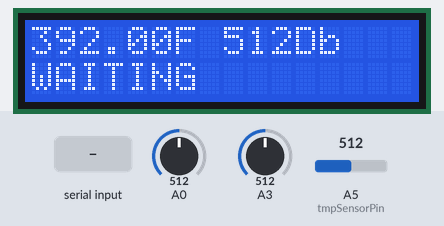
Recording of a sketch running on a simulated Arduino Uno, built with avr-gcc and run on an emulated ATmega328P. Shown: 16×2 character LCD. Inputs (shaded band) come from the test bench; at power-on: A0 = 512, A5 (tmpSensorPin) = 512, A3 = 512. What the sketch prints to the serial monitor is not drawn.

Above: at 1.8 s.
1.9 s: "1" received over Serial
At 5.9 s:
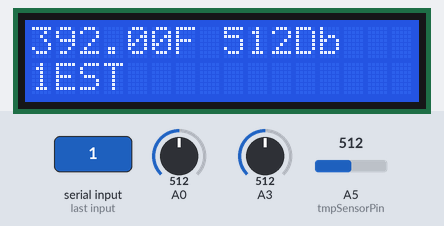
6.2 s: A0 set to 716
At 7.5 s:
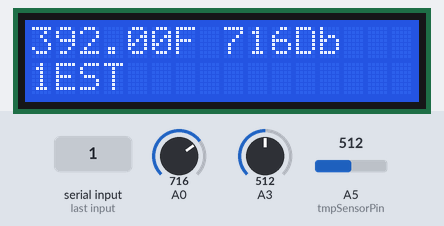
8.6 s: A5 (tmpSensorPin) set to 716
At 12.0 s:
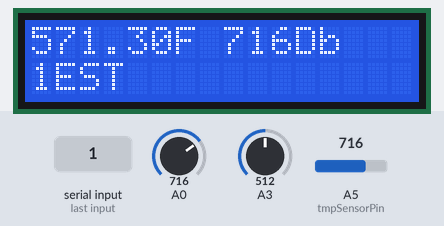
12.3 s: "0" received over Serial
At 16.1 s:
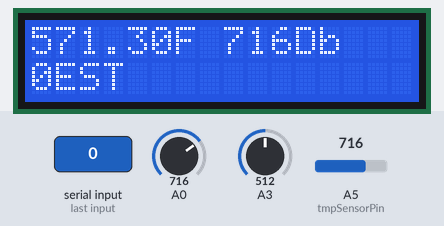
16.8 s: A0 set to 900
At 18.6 s:
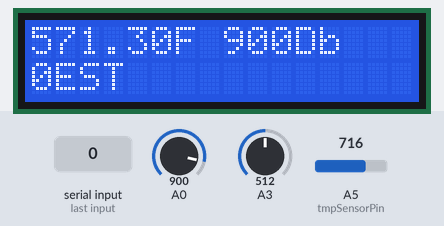
19.5 s: A5 (tmpSensorPin) set to 900
At 23.1 s:
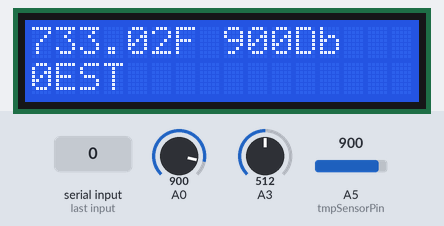
Timing chart, 0 to 24.1 s (numbered marks = the images above; inputs shaded):
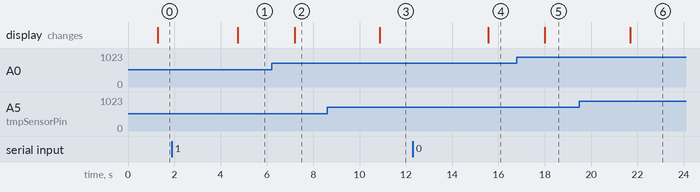

Measured:
- after the input at 1.9 s, the display: changes after 2.8 s (image 1)
- after the input at 6.2 s, the display: changes after 1.0 s (image 2)
- after the input at 8.6 s, the display: changes after 2.3 s (image 3)
- after the input at 12.3 s, the display: changes after 3.3 s (image 4)
- after the input at 16.8 s, the display: changes after 1.2 s (image 5)
- after the input at 19.5 s, the display: changes after 2.2 s (image 6)

The sketch:

AppartmentSensor.ino
```cpp
// include the library code:
#include <LiquidCrystal.h>

// initialize the library by associating any needed LCD interface pin
// with the arduino pin number it is connected to
const int rs = 12, en = 11, d4 = 5, d5 = 4, d6 = 3, d7 = 2;
LiquidCrystal lcd(rs, en, d4, d5, d6, d7);
//TMP36 Pin Variables
const int tmpSensorPin = A5; //the analog pin the TMP36's Vout (sense) pin is connected to
//the resolution is 10 mV / degree centigrade with a
//500 mV offset to allow for negative temperatures
const int micSensor = A0; //Mic is on pin 0
const int knockSensor = A3; // the piezo is connected to analog pin 0

const byte numChars = 16;
char receivedChars[numChars];
char nullBuffer[numChars] = "TEST";
String readIn = "WAITING";
boolean newData = false;
int micRet[2] = {0,0};

int knockReading = 0;
int micReading = 0;
String top = "WAITING";
String bottom = "WAITING";
String tmpMessage = "WAITING";
String seisMessage = "WAITING";
String sendInfo = "WAITING";
/*
  setup() - this function runs once when you turn your Arduino on
  We initialize the serial connection with the computer
*/
void setup() {
  lcd.begin(16, 2);
  Serial.begin(9600);  //Start the serial connection with the computer
  //to view the result open the serial monitor
}

void loop() {
  bottom = readIn;
  tmpMessage = String(ReadTempF(tmpSensorPin)) + "F";
  micRet[0] = 0;
  micRet[1] = 0;
  seismographAndAudio(knockSensor, micSensor, 1000, micRet);
  seisMessage = String(micRet[1]) + "Db";
  top = tmpMessage + " " + seisMessage;
  if (Serial.available() > 0) {
    Serial.readBytes(nullBuffer, numChars);
    String str(nullBuffer);
    readIn = str.substring(0,15);
  }
  sendInfo = top + " " + String(micRet[0]) + "Hz";
  Serial.println(sendInfo);
  lcd.clear();
  printLineOne(top);
  printLineTwo(bottom);

}

void seismographAndAudio(int knock, int mic, int delayTime, int *data) {
  for (int i = 0; i <= delayTime; i++) {
    knockReading = analogRead(knock);
    micReading = analogRead(mic);
    if (knockReading > data[0]) {
      data[0] = knockReading;
    }
    if (micReading > data[1]) {
      data[1] = micReading;
    }
    delay(1);
  }

}

float ReadTempF(int sensor) {
  //getting the voltage reading from the temperature sensor
  int reading = analogRead(sensor);

  // converting that reading to voltage, for 3.3v arduino use 3.3
  float voltage = reading * 5.0;
  voltage /= 1024.0;
  float temperatureC = (voltage - 0.5) * 100; //converting from 10 mv per degree wit 500 mV offset
  //to degrees ((voltage - 500mV) times 100)
  // now convert to Fahrenheit
  float temperatureF = (temperatureC * 9.0 / 5.0) + 32.0;
  return temperatureF;
}
void printLineOne(String line) {
  lcd.setCursor(0, 0);
  // print the number of seconds since reset:
  lcd.print(line);
}
void printLineTwo(String line) {
  lcd.setCursor(0, 1);
  // print the number of seconds since reset:
  lcd.print(line);
}
```
